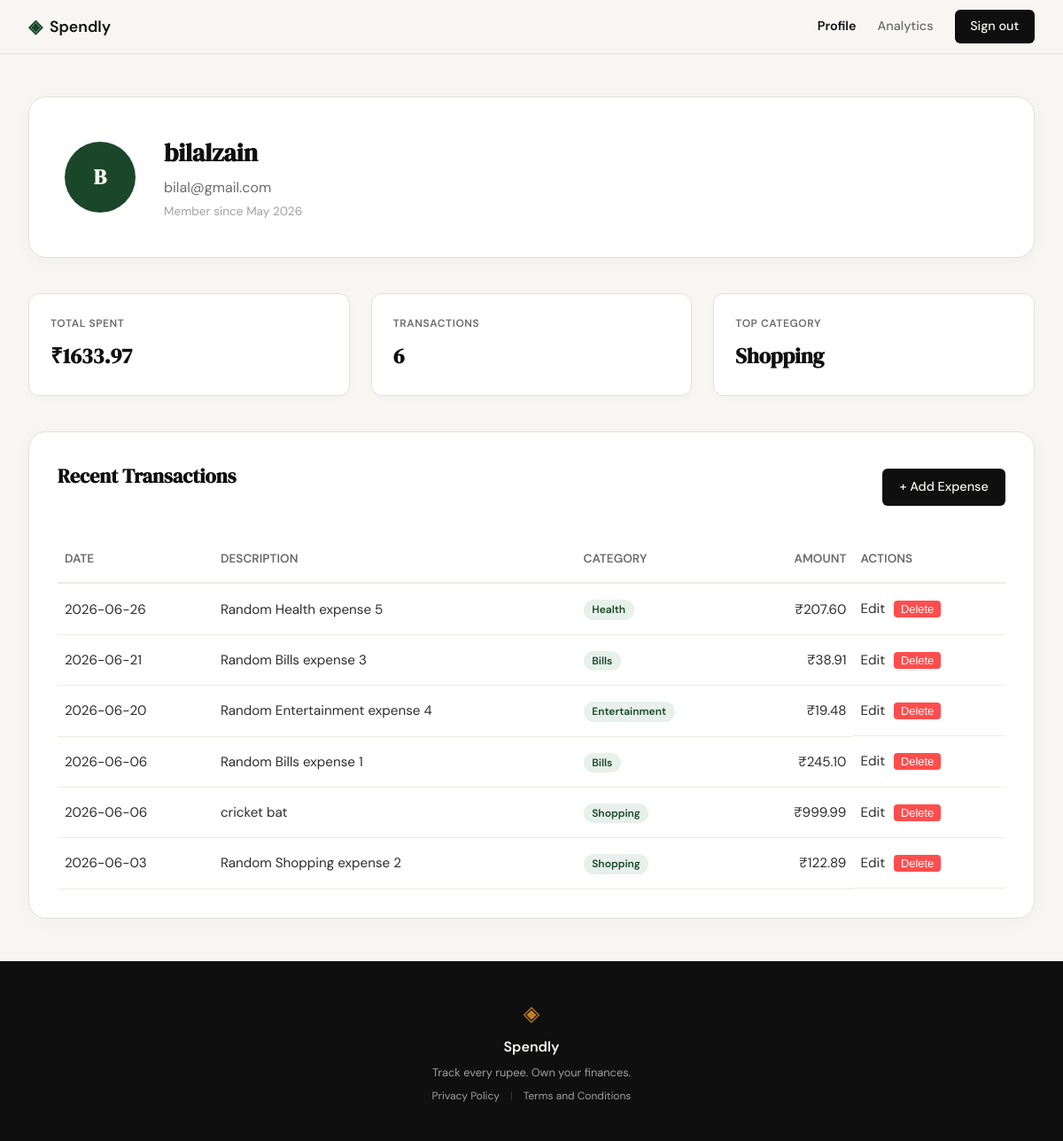
/profile (signed in), run on an earlier commit of the app's database.
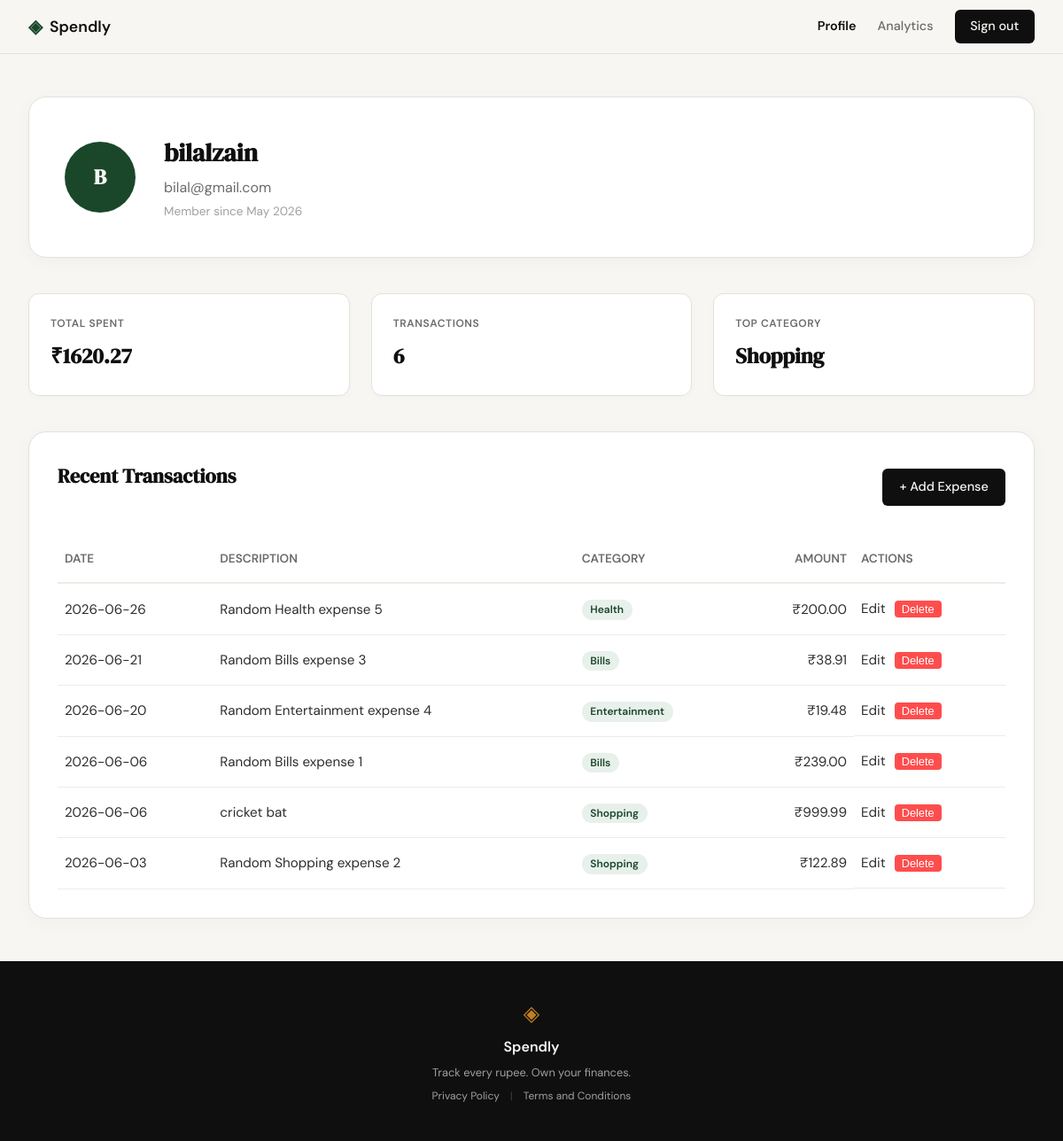
And on a later commit of the database.
### tables this page shows
CREATE TABLE expenses (
                id INTEGER PRIMARY KEY AUTOINCREMENT,
                user_id INTEGER NOT NULL,
                category_id INTEGER NOT NULL,
                amount REAL NOT NULL,
                description TEXT,
                date DATE NOT NULL,
                created_at TIMESTAMP DEFAULT CURRENT_TIMESTAMP,
                FOREIGN KEY (user_id) REFERENCES users (id),
                FOREIGN KEY (category_id) REFERENCES categories (id)
            );

CREATE TABLE categories (
                id INTEGER PRIMARY KEY AUTOINCREMENT,
                name TEXT UNIQUE NOT NULL,
                description TEXT,
                created_at TIMESTAMP DEFAULT CURRENT_TIMESTAMP
            );

### app.py (the view)
@app.route("/profile")
def profile():
    user_id = session.get("user_id")
    if not user_id:
        flash("Please log in to view your profile.")
        return redirect(url_for("login"))
    db = get_db()
    user = db.execute("SELECT * FROM users WHERE id = ?", (user_id,)).fetchone()
    if not user:
        flash("User not found.")
        return redirect(url_for("login"))
    stats = db.execute(
        "SELECT SUM(amount) as total, COUNT(*) as count FROM expenses WHERE user_id = ?",
        (user_id,)
    ).fetchone()
    total_spent = stats["total"] if stats["total"] is not None else 0.0
    transaction_count = stats["count"] if stats["count"] is not None else 0
    top_cat_row = db.execute(
        """SELECT c.name
           FROM expenses e
           JOIN categories c ON e.category_id = c.id
           WHERE e.user_id = ?
           GROUP BY c.name
           ORDER BY SUM(e.amount) DESC
           LIMIT 1""",
        (user_id,)
    ).fetchone()
    top_category = top_cat_row["name"] if top_cat_row else "N/A"
    expenses = db.execute(
        """SELECT e.id, e.date, e.description, c.name as category_name, e.amount
           FROM expenses e
           JOIN categories c ON e.category_id = c.id
           WHERE e.user_id = ?
           ORDER BY e.date DESC""",
        (user_id,)
    ).fetchall()
    username = user["username"] or "User"
    initials = "".join([name[0].upper() for name in username.split()[:2]])
    if not initials:
        initials = "U"
    return render_template(
        "profile.html",
        user=user,
        total_spent=total_spent,
        transaction_count=transaction_count,
        top_category=top_category,
        expenses=expenses,
        initials=initials
    )

### app.py (called while the page is built)
@app.teardown_appcontext
def teardown_db(exception):
    db = g.pop('db', None)
    if db is not None:
        db.close()

### database/db.py (called while the page is built)
def get_db():
    if 'db' not in g:
        g.db = sqlite3.connect(
            current_app.config['DATABASE'],
            detect_types=sqlite3.PARSE_DECLTYPES
        )
        g.db.row_factory = sqlite3.Row
        g.db.execute('PRAGMA foreign_keys = ON')
    return g.db

### templates/profile.html (shortened to what this page needs)
{% extends "base.html" %}
{% block content %}
<div class="profile-container">
    <div class="profile-header-card">
        <div class="avatar">{{ initials }}</div>
        <div class="user-info">
            <h1>{{ user.username }}</h1>
            <p class="user-email">{{ user.email }}</p>
            <p class="user-member-since">Member since {{ user.created_at.strftime('%B %Y') if user.created_at else 'N/A' }}</p>
        </div>
    </div>
    <div class="stats-grid">
        <div class="stat-card">
            <span class="stat-label">TOTAL SPENT</span>
            <span class="stat-value">₹{{ "%.2f"|format(total_spent) }}</span>
        </div>
        <div class="stat-card">
            <span class="stat-label">TRANSACTIONS</span>
            <span class="stat-value">{{ transaction_count }}</span>
        </div>
        <div class="stat-card">
            <span class="stat-label">TOP CATEGORY</span>
            <span class="stat-value">{{ top_category }}</span>
        </div>
    </div>
    <div class="transactions-card">
        <div class="card-header" style="display: flex; justify-content: space-between; align-items: center; margin-bottom: 1.5rem;">
            <h2>Recent Transactions</h2>
            <a href="{{ url_for('add_expense') }}" class="btn-primary" style="text-decoration: none; padding: 0.6rem 1.2rem; font-size: 0.9rem; cursor: pointer;">+ Add Expense</a>
        </div>
        {% if expenses %}
        <div class="table-responsive">
            <table class="transactions-table">
                <thead>
                    <tr>
                        <th>Date</th>
                        <th>Description</th>
                        <th>Category</th>
                        <th class="text-right">Amount</th>
                        <th>Actions</th>
                    </tr>
                </thead>
                <tbody>
                    {% for expense in expenses %}
                    <tr>
                        <td>{{ expense.date }}</td>
                        <td>{{ expense.description }}</td>
                        <td><span class="category-badge">{{ expense.category_name }}</span></td>
                        <td class="text-right">₹{{ "%.2f"|format(expense.amount) }}</td>
                        <td style="display: flex; gap: 10px; justify-content: flex-start;">
                            <a href="{{ url_for('edit_expense', id=expense.id) }}" class="edit-link">Edit</a>
                            <form action="{{ url_for('delete_expense', expense_id=expense.id) }}" method="POST" style="display:inline;" onsubmit="return confirm('Are you sure you want to delete this expense? This cannot be undone.');">
                                <button type="submit" class="btn-delete" style="background-color: #ff4d4d; color: white; border: none; padding: 2px 8px; border-radius: 4px; cursor: pointer; font-size: 0.8rem;">Delete</button>
                            </form>
                        </td>
                    </tr>
                    {% endfor %}
                </tbody>
            </table>
        </div>
        {% else %}
        <div class="empty-state">
            <p>No transactions found.</p>
            <p class="muted">Start adding expenses to track your spending.</p>
        </div>
        {% endif %}
    </div>
</div>
{% endblock %}

What changed in the data, as far as the page shows it:
changed expenses "Random Health expense 5": amount "207.60" → "200.00"
changed expenses "Random Bills expense 1": amount "245.10" → "239.00"
Also different on the page:
{{ "%.2f"|format(total_spent) }}: "1633.97" → "1620.27"
